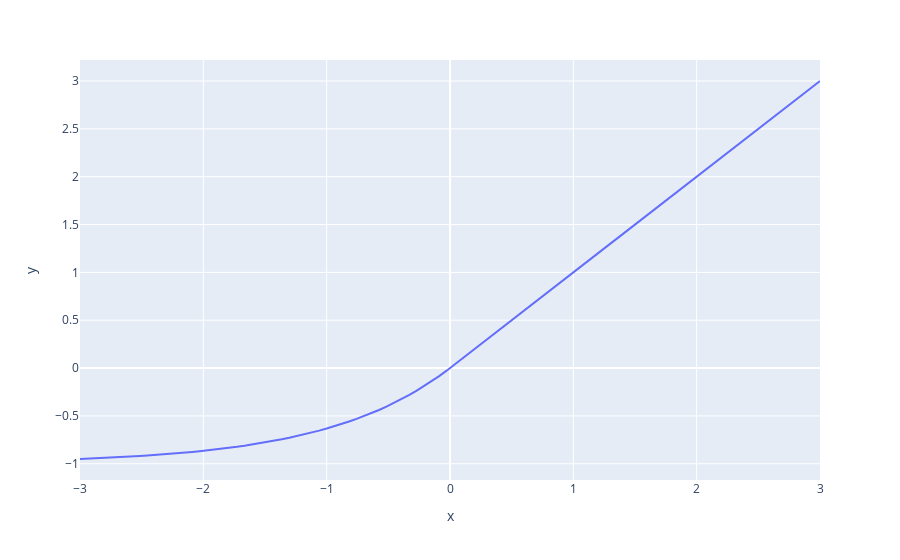

Notebook code cell kept with this figure:
### Markdown cell above
# ELU

### Code cell
alpha = 1.0
x_values = np.linspace(-3, 3, 100)
elu_values = np.where(x_values > 0, x_values, alpha * (np.exp(x_values) - 1))

px.line(x=x_values, y=elu_values)
